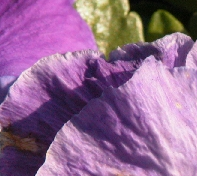
%> input picture data/91/000t1.png, 197 x 176 px; its folder holds only this picture in this run
$ octave aug_train.m   (GNU Octave 9; MATLAB toolbox functions it lacks are replaced by stand-ins)
%> lines starting %> are read from the running program, lines starting %| are printed output that depends on the picture
dataDir = '91\';
mkdir('train_91_input');
mkdir('train_91_label');
folder_label = fullfile('train_91_label');
folder_input = fullfile('train_91_input');
count_input = 0;
count_label = 0;
count = 0;
f_lst = [];
f_lst = [f_lst; dir(fullfile(dataDir, '*.png'))];

for f_iter = 1:numel(f_lst)

%     disp(f_iter);
    f_info = f_lst(f_iter);
    if f_info.name == '.'
        continue;
    end
    f_path = fullfile(dataDir,f_info.name);
    img_raw = imread(f_path);
%> img_raw is the input picture: size 176x197x3 uint8; mean R, G, B 146.8, 104.8, 144.8
    img_raw = rgb2ycbcr(img_raw);
%> img_raw: size 176x197x3 uint8; mean of channels 1, 2, 3 120.7, 139.3, 143.6
    img_raw = im2double(img_raw(:,:,1));
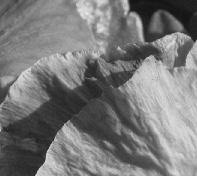
%> img_raw: size 176x197 double; min 0.0706, max 0.894, mean 0.473

    img_size = size(img_raw);
%> img_size = [176 197]
    width = img_size(2);
%> width = 197
    height = img_size(1);
%> height = 176

    img_raw = img_raw(1:height-mod(height,12),1:width-mod(width,12),:);
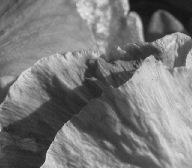
%> img_raw: size 168x192 double; min 0.0706, max 0.894, mean 0.468

    img_size = size(img_raw);
%> img_size = [168 192]
    patch_size = 32;
    stride = 14;
    x_size = (img_size(2)-patch_size)/stride+1;
%> x_size = 12.43
    y_size = (img_size(1)-patch_size)/stride+1;
%> y_size = 10.71

    img_2 = imresize(imresize(img_raw,1/2,'bicubic'),[img_size(1),img_size(2)],'bicubic');
    img_3 = imresize(imresize(img_raw,1/3,'bicubic'),[img_size(1),img_size(2)],'bicubic');
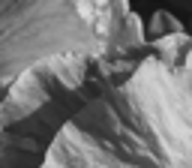
%> img_3: size 168x192 double; min 0.0671, max 0.862, mean 0.468
    img_4 = imresize(imresize(img_raw,1/4,'bicubic'),[img_size(1),img_size(2)],'bicubic');

    for x = 0:x_size-1
        for y = 0:y_size-1
            x_coord = x*stride; y_coord = y*stride;


            patch = imrotate(img_raw(y_coord+1:y_coord+patch_size,x_coord+1:x_coord+patch_size,:), 0);
            patch_name = sprintf('%s/%d',folder_label, count_label)
            save(sprintf('%s.mat', patch_name), 'patch', '-v6');
            count_label = count_label+1;

            patch = imrotate(img_2(y_coord+1:y_coord+patch_size,x_coord+1:x_coord+patch_size,:), 0);
            patch_name = sprintf('%s/%d',folder_input, count_input)
            save(sprintf('%s.mat', patch_name), 'patch', '-v6');
            count_input = count_input + 1;


        end
    end
%> after the loop, count_input = 120; count_label = 120

    display(count);
    count = count + 1;

end

$ run again, on data/91/000t13.png
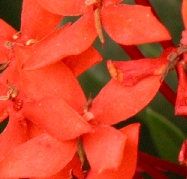
%> input picture data/91/000t13.png, 187 x 179 px
%> img_raw is the input picture: size 179x187x3 uint8; mean R, G, B 204.1, 69.7, 41.8
%> `img_raw = im2double(img_raw(:,:,1));`:
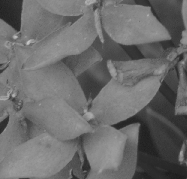
%> img_raw: size 179x187 double; min 0.106, max 0.773, mean 0.422
%> `img_4 = imresize(imresize(img_raw,1/4,'bicubic'),[img_size(1),img_size..`:
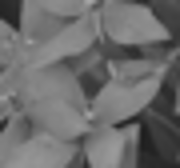
%> img_4: size 168x180 double; min 0.118, max 0.657, mean 0.427
%> after the loop `for x = 0:x_size-1`: count_input = 110

$ run again, on data/91/000t14.png
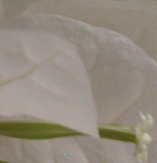
%> input picture data/91/000t14.png, 157 x 163 px
%> img_raw is the input picture: size 163x157x3 uint8; mean R, G, B 146.8, 138.2, 126
%> `img_raw = im2double(img_raw(:,:,1));`:
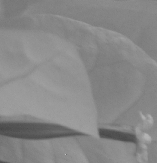
%> img_raw: size 163x157 double; min 0.275, max 0.761, mean 0.532
%> `img_raw = img_raw(1:height-mod(height,12),1:width-mod(width,12),:);`:
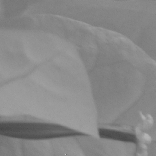
%> img_raw: size 156x156 double; min 0.275, max 0.761, mean 0.532
%> after the loop `for x = 0:x_size-1`: count_input = 81

$ run again, on data/91/000t15.png
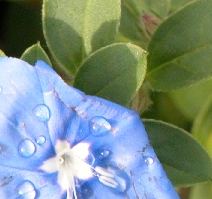
%> input picture data/91/000t15.png, 212 x 199 px
%> img_raw is the input picture: size 199x212x3 uint8; mean R, G, B 122.4, 142, 134.7
%> `img_raw = im2double(img_raw(:,:,1));`:
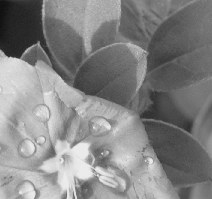
%> img_raw: size 199x212 double; min 0.0627, max 0.922, mean 0.518
%> `img_3 = imresize(imresize(img_raw,1/3,'bicubic'),[img_size(1),img_size..`:
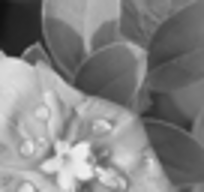
%> img_3: size 192x204 double; min 0.0684, max 0.948, mean 0.517
%> after the loop `for x = 0:x_size-1`: count_input = 156

$ run again, on data/91/000t10.png
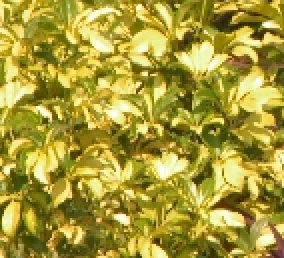
%> input picture data/91/000t10.png, 142 x 129 px (shown 2 times larger)
%> img_raw is the input picture: size 129x142x3 uint8; mean R, G, B 167.5, 154, 55.4
%> `img_raw = img_raw(1:height-mod(height,12),1:width-mod(width,12),:);`:
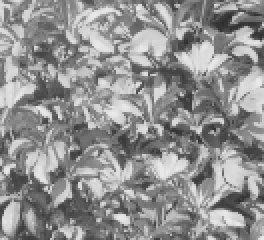
%> img_raw: size 120x132 double (shown 2 times larger); min 0.169, max 0.914, mean 0.566
%> `img_4 = imresize(imresize(img_raw,1/4,'bicubic'),[img_size(1),img_size..`:
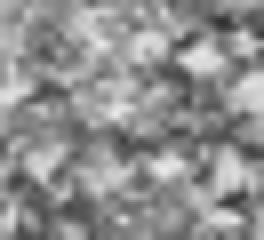
%> img_4: size 120x132 double (shown 2 times larger); min 0.19, max 0.92, mean 0.566
%> after the loop `for x = 0:x_size-1`: count_input = 56
